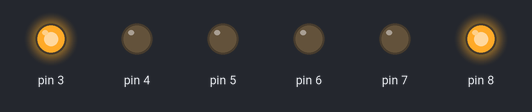
A sketch run on a simulated Arduino Uno, built with avr-gcc and run on an emulated ATmega328P. Parts: output pins drawn as LEDs (lit = HIGH).

Above: at 0.1 s.
At 3.1 s:
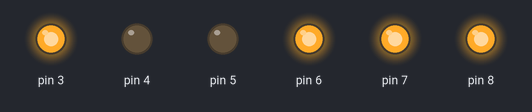
At 7.6 s:
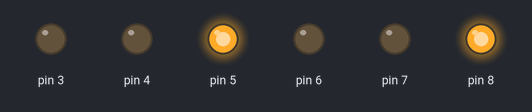
At 16.1 s:
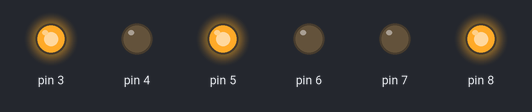
At 27.1 s:
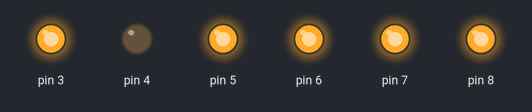
At 36.1 s:
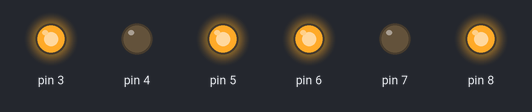
Timing chart, 0 to 40.0 s (numbered marks = the images above):
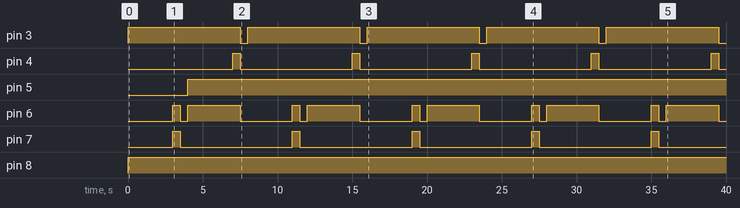

The sketch:

4.ino
```cpp
void setup() {
  for (int i = 3; i <= 8; i++) {
    pinMode(i, OUTPUT);
  }
}
void loop() {
  digitalWrite(3, HIGH);
  digitalWrite(8, HIGH);
  delay(3000);

  digitalWrite(3, HIGH);
  for (int i = 6; i <= 7; i++) {
    digitalWrite(i, HIGH);
  }
  delay(500);
  for (int i = 6; i <= 7; i++) {
    digitalWrite(i, LOW);
  }
  delay(500);

  digitalWrite(5, HIGH);
  digitalWrite(6, HIGH);
  delay(3000);

  for (int i = 3; i <= 4; i++) {
    digitalWrite(i, HIGH);
  }
  digitalWrite(6, HIGH);
  delay(500);
  for (int i = 3; i <= 4; i++) {
    digitalWrite(i, LOW);
  }
  digitalWrite(6, LOW);
  delay(500);
}
```

Measured:
- by itself, pin 3: alternates HIGH for 7.5 s and LOW for 0.50 s
- by itself, pin 4, pin 7: alternates HIGH for 0.50 s and LOW for 7.5 s
- by itself, pin 5: LOW → HIGH at 4.0 s
- by itself, pin 6: repeats every 8.0 s: LOW 0.50 s, HIGH 3.5 s, LOW 3.5 s, HIGH 0.50 s
- by itself, pin 8: LOW → HIGH at 0.00 s
